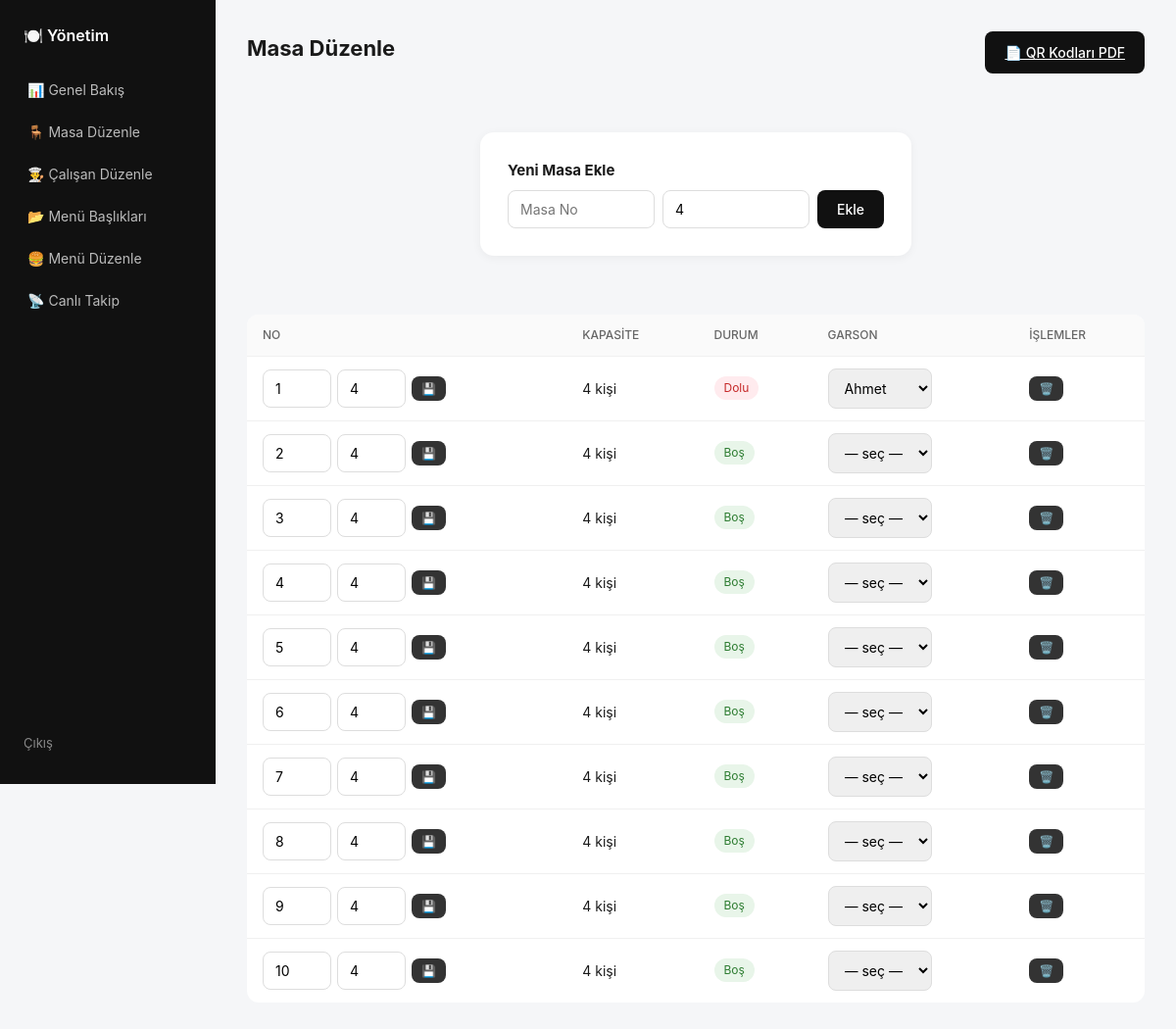
Page /admin/tables (signed in) on the committed database.
### models/models.py (models this page shows, shortened)
class Table(db.Model):
    __tablename__ = "tables"
    id = db.Column(db.Integer, primary_key=True)
    restaurant_id = db.Column(db.Integer, db.ForeignKey("restaurants.id"), nullable=False)
    number = db.Column(db.String(20), nullable=False)     # masa no
    name = db.Column(db.String(80))                       # opsiyonel isim
    capacity = db.Column(db.Integer, default=4)
    qr_token = db.Column(db.String(64), unique=True, nullable=False)
    is_occupied = db.Column(db.Boolean, default=False)
    assigned_waiter_id = db.Column(db.Integer, db.ForeignKey("staff.id"), nullable=True)

class Staff(db.Model):
    __tablename__ = "staff"
    id = db.Column(db.Integer, primary_key=True)
    restaurant_id = db.Column(db.Integer, db.ForeignKey("restaurants.id"), nullable=False)
    name = db.Column(db.String(100), nullable=False)
    role = db.Column(db.String(20), default="waiter")  # waiter / admin
    password_hash = db.Column(db.String(255), nullable=False)
    is_active = db.Column(db.Boolean, default=True)
    created_at = db.Column(db.DateTime, default=datetime.utcnow)

### routes/admin_routes.py (the view, shortened to what this page needs)
@admin_bp.route("/tables", methods=["GET", "POST"])
@admin_required
def tables():
    rid = session["restaurant_id"]
    all_tables = Table.query.filter_by(restaurant_id=rid).order_by(Table.id).all()
    staff = Staff.query.filter_by(restaurant_id=rid, is_active=True).all()
    return render_template("admin/tables.html", tables=all_tables, staff=staff)

### utils/auth.py (called while the page is built)
def admin_required(f):
    @wraps(f)
    def wrapper(*args, **kwargs):
        if session.get("role") != "admin":
            flash("Yönetici girişi gerekli.", "error")
            return redirect(url_for("admin.login"))
        return f(*args, **kwargs)
    return wrapper

### templates/admin/tables.html (shortened to what this page needs)
{% extends "base.html" %}
{% block body %}
<div class="app-layout">
  {% include 'admin/_sidebar.html' %}
  <main class="content">
    <div class="row-between">
      <h1>Masa Düzenle</h1>
      <a href="{{ url_for('admin.tables_qr_pdf') }}" class="btn-primary">📄 QR Kodları PDF</a>
    </div>
    <div class="card">
      <h3>Yeni Masa Ekle</h3>
      <form method="POST" class="inline-form">
        <input type="text" name="number" placeholder="Masa No" required>
        <input type="number" name="capacity" placeholder="Kapasite" value="4" min="1">
        <button class="btn-primary">Ekle</button>
      </form>
    </div>
    <table class="data-table">
      <thead><tr><th>No</th><th>Kapasite</th><th>Durum</th><th>Garson</th><th>İşlemler</th></tr></thead>
      <tbody>
      {% for t in tables %}
        <tr>
          <td>
            <form method="POST" action="{{ url_for('admin.update_table', tid=t.id) }}" class="inline">
              <input type="text" name="number" value="{{ t.number }}" style="width:70px">
              <input type="number" name="capacity" value="{{ t.capacity }}" style="width:70px">
              <button class="btn-mini">💾</button>
            </form>
          </td>
          <td>{{ t.capacity }} kişi</td>
          <td>
            {% if t.is_occupied %}<span class="badge busy">Dolu</span>
            {% else %}<span class="badge free">Boş</span>{% endif %}
          </td>
          <td>
            <form method="POST" action="{{ url_for('admin.assign_waiter', tid=t.id) }}" class="inline">
              <select name="waiter_id" onchange="this.form.submit()">
                <option value="">— seç —</option>
                {% for s in staff %}
                  <option value="{{ s.id }}" {% if t.assigned_waiter_id==s.id %}selected{% endif %}>{{ s.name }}</option>
                {% endfor %}
              </select>
            </form>
          </td>
          <td>
            <form method="POST" action="{{ url_for('admin.delete_table', tid=t.id) }}" style="display:inline" onsubmit="return confirm('Silinsin mi?')">
              <button class="btn-danger btn-mini">🗑️</button>
            </form>
          </td>
        </tr>
      {% endfor %}
      </tbody>
    </table>
  </main>
</div>
{% endblock %}

### static/css/style.css (style rules this page uses)
* { box-sizing: border-box; margin: 0; padding: 0; }
body { font-family: -apple-system, BlinkMacSystemFont, "Segoe UI", Roboto, sans-serif; background: #f5f6f8; color: #1a1a1a; line-height: 1.5; }
.card { background: #fff; border-radius: 14px; padding: 28px; box-shadow: 0 2px 10px rgba(0,0,0,.05); max-width: 440px; margin: 60px auto; }
h1 { font-size: 22px; margin-bottom: 8px; }
h3 { font-size: 15px; margin-bottom: 8px; }
input, select, textarea { width: 100%; padding: 10px 12px; border: 1px solid #ddd; border-radius: 8px; font-size: 14px; font-family: inherit; outline: none; }
.btn-primary, .btn-secondary, .btn-danger, .btn-mini, .btn-add, .btn-remove { border: none; border-radius: 8px; cursor: pointer; font-family: inherit; font-weight: 500; }
.btn-primary { background: #111; color: #fff; padding: 11px 20px; margin-top: 18px; width: 100%; font-size: 14px; }
.btn-danger { background: #e53935; color: #fff; padding: 8px 14px; font-size: 12px; }
.btn-mini { background: #333; color: #fff; padding: 5px 10px; font-size: 12px; }
.app-layout { display: flex; min-height: 100vh; }
.content { flex: 1; padding: 32px; max-width: 1200px; }
.row-between { display: flex; justify-content: space-between; align-items: center; }
.row-between .btn-primary { width: auto; margin: 0; }
.data-table { width: 100%; border-collapse: collapse; background: #fff; border-radius: 12px; overflow: hidden; margin: 12px 0; }
.data-table th, .data-table td { text-align: left; padding: 12px 16px; font-size: 14px; border-bottom: 1px solid #f0f0f0; }
.data-table th { background: #fafafa; color: #666; font-weight: 500; font-size: 12px; text-transform: uppercase; }
.data-table tr:last-child td { border-bottom: none; }
.inline-form { display: flex; gap: 8px; flex-wrap: wrap; }
.inline-form input, .inline-form select { width: auto; flex: 1; min-width: 120px; }
.inline-form .btn-primary { width: auto; margin-top: 0; }
.inline { display: inline-flex; gap: 6px; align-items: center; }
.badge { display: inline-block; padding: 3px 10px; border-radius: 12px; font-size: 12px; }
.badge.busy { background: #ffebee; color: #c62828; }
.badge.free { background: #e8f5e9; color: #2e7d32; }

### rows in the picture
Table: number "1", capacity "4", is_occupied "Dolu", waiter_id "Ahmet"
Table: number "2", capacity "4", is_occupied "Boş"
Table: number "3", capacity "4", is_occupied "Boş"
Table: number "4", capacity "4", is_occupied "Boş"
Table: number "5", capacity "4", is_occupied "Boş"
Table: number "6", capacity "4", is_occupied "Boş"
Table: number "7", capacity "4", is_occupied "Boş"
Table: number "8", capacity "4", is_occupied "Boş"
Table: number "9", capacity "4", is_occupied "Boş"
Table: number "10", capacity "4", is_occupied "Boş"
